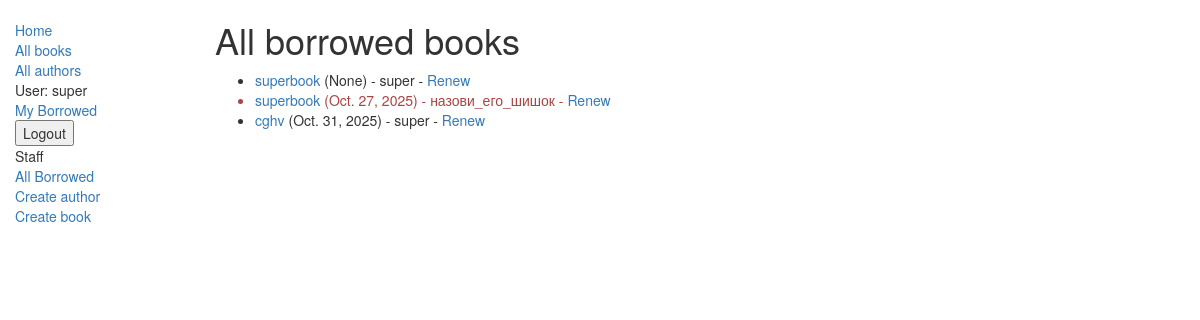
Before: /catalog/borrowed/ (signed in) with the older database file.
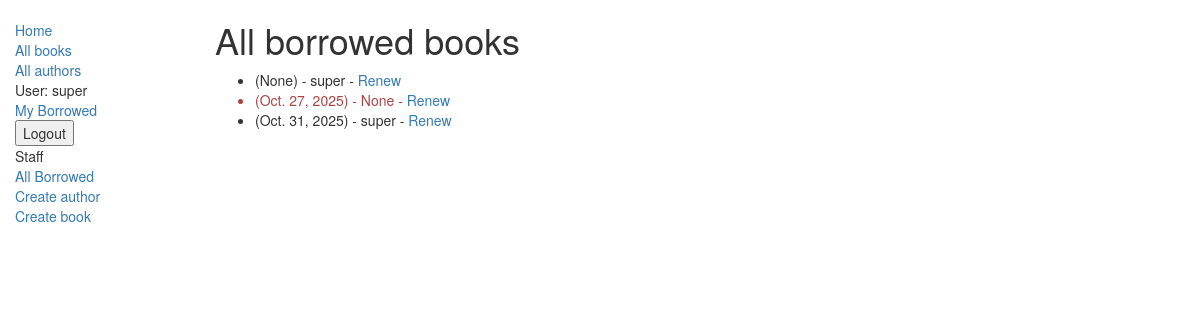
After: the same page with the newer database file.
### catalog/models.py (models this page shows, shortened)
class BookInstance(models.Model):
    id = models.UUIDField(primary_key=True, default=uuid.uuid4, help_text="Unique ID for this particular book across whole library")
    book = models.ForeignKey('Book', on_delete=models.SET_NULL, null=True)
    imprint = models.CharField(max_length=200)
    due_back = models.DateField(null=True, blank=True)
    borrower = models.ForeignKey(User, on_delete=models.SET_NULL, null=True, blank=True)
    LOAN_STATUS = (
        ('m', 'Maintenance'),
        ('o', 'On loan'),
        ('a', 'Available'),
        ('r', 'Reserved'),
    )
    status = models.CharField(max_length=1, choices=LOAN_STATUS, blank=True, default='m', help_text='Book availability')
    class Meta:
        ordering = ["due_back"]
        permissions = (("can_mark_returned", "Set book as returned"),)
    @property
    def is_overdue(self):
        if self.due_back and date.today() > self.due_back:
            return True
        return False

class Book(models.Model):
    title = models.CharField(max_length=200)
    author = models.ForeignKey('Author', on_delete=models.SET_NULL, null=True)
    summary = models.TextField(max_length=1000, help_text="Enter a brief description of the book")
    isbn = models.CharField('ISBN',max_length=13, help_text='13 Character')
    genre = models.ManyToManyField(Genre, help_text="Select a genre for this book")
    def display_genre(self):
        return ', '.join([genre.name for genre in self.genre.all()[:3]])
    display_genre.short_description = 'Genre'

### catalog/views.py (the view)
# urls.py: path('borrowed/', views.LoanedBooksAllListView.as_view(), name='all-borrowed'),
class LoanedBooksAllListView(PermissionRequiredMixin, generic.ListView):
    model = BookInstance
    template_name = 'bookinstance_list_borrowed_all.html'
    permission_required = 'catalog.can_mark_returned'
    paginate_by = 10
    def get_queryset(self):
        return BookInstance.objects.filter(status__exact='o').order_by('due_back')

### catalog/templates/bookinstance_list_borrowed_all.html
{% extends "base_generic.html" %}
{% block content %}
    <h1>All borrowed books</h1>
    {% if bookinstance_list %}
    <ul>
      {% for bookinst in bookinstance_list %}
      <li class="{% if bookinst.is_overdue %}text-danger{% endif %}">
        <a href="{% url 'book-detail' bookinst.book.pk %}">{{bookinst.book.title}}</a> ({{ bookinst.due_back }})
           {% if user.is_staff %}- {{ bookinst.borrower }}{% endif %}
            {% if perms.catalog.can_mark_returned %}-
            <a href="{% url 'renew-book-librarian' bookinst.id %}">Renew</a>
{% endif %}
      </li>
      {% endfor %}
    </ul>
    {% else %}
      <p>There are no books borrowed.</p>
    {% endif %}
{% endblock %}

Changed rows visible on the page:
changed BookInstance (number 1 of 3 on the later page): book_id 1 → empty (drawn); book "superbook" → (not shown)
changed BookInstance "Oct. 27, 2025": borrower "назови_его_шишок" → "None"; book_id 1 → empty (drawn); book "superbook" → (not shown)
changed BookInstance "Oct. 31, 2025": book_id 2 → empty (drawn); book "cghv" → (not shown)
